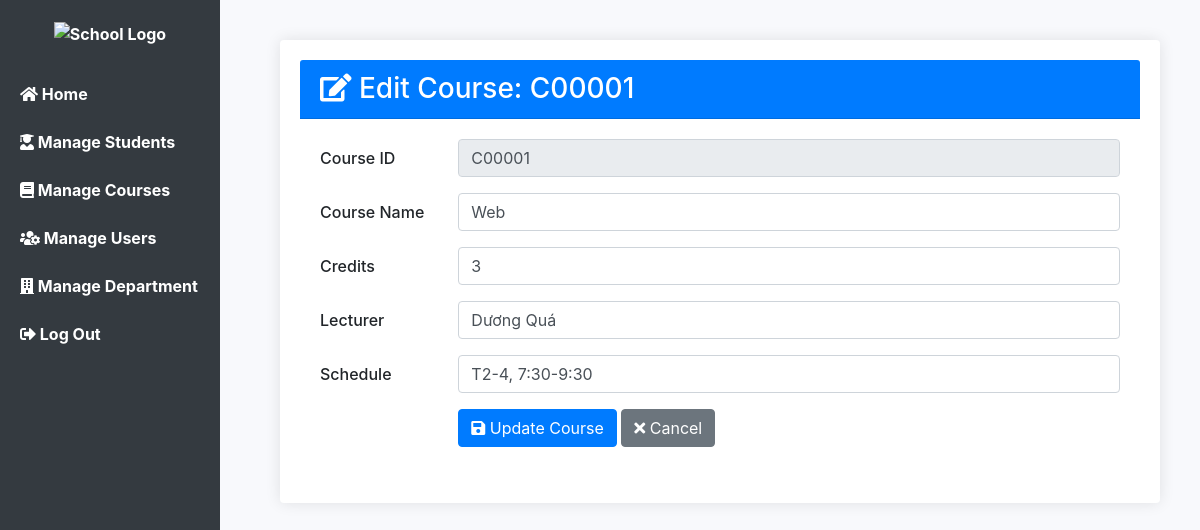
Screenshot of /Midterm/edit_course.php?id=C00001 (signed in) with the database file from the repository.
### tables this page shows
CREATE TABLE `courses` (
  `course_id` varchar(20) NOT NULL,
  `course_name` varchar(100) NOT NULL,
  `credits` int(11) NOT NULL,
  `lecturer` varchar(100) DEFAULT NULL,
  `schedule` varchar(100) DEFAULT NULL,
  `created_at` timestamp NOT NULL DEFAULT current_timestamp()
);

### Midterm/edit_course.php (the view, shortened to what this page needs)
<?php
include 'db.php';
$course_id = $_GET['id'] ?? null;
$stmt = $conn->prepare("SELECT * FROM courses WHERE course_id = ?");
$stmt->bind_param("s", $course_id);
$stmt->execute();
$course = $stmt->get_result()->fetch_assoc();
?>
<!DOCTYPE html>
<html lang="en">
<head>
    <link href="https://stackpath.bootstrapcdn.com/bootstrap/4.5.2/css/bootstrap.min.css" rel="stylesheet">
    <link href="https://cdnjs.cloudflare.com/ajax/libs/font-awesome/5.15.4/css/all.min.css" rel="stylesheet">
</head>
<body>
<?php include 'sidebar.php'; ?>
<div class="content">
    <div class="card">
        <div class="card-header bg-primary text-white">
            <h3 class="mb-0"><i class="fas fa-edit"></i> Edit Course: <?= htmlspecialchars($course['course_id']) ?></h3>
        </div>
        <div class="card-body">
            <form method="POST">
                <div class="form-group row">
                    <label class="col-sm-2 col-form-label">Course ID</label>
                    <div class="col-sm-10">
                        <input type="text" class="form-control" value="<?= htmlspecialchars($course['course_id']) ?>" readonly>
                    </div>
                </div>
                <div class="form-group row">
                    <label class="col-sm-2 col-form-label">Course Name</label>
                    <div class="col-sm-10">
                        <input type="text" name="course_name" class="form-control"
                               value="<?= htmlspecialchars($course['course_name']) ?>" required>
                    </div>
                </div>
                <div class="form-group row">
                    <label class="col-sm-2 col-form-label">Credits</label>
                    <div class="col-sm-10">
                        <input type="number" name="credits" class="form-control" min="1"
                               value="<?= htmlspecialchars($course['credits']) ?>" required>
                    </div>
                </div>
                <div class="form-group row">
                    <label class="col-sm-2 col-form-label">Lecturer</label>
                    <div class="col-sm-10">
                        <input type="text" name="lecturer" class="form-control"
                               value="<?= htmlspecialchars($course['lecturer']) ?>">
                    </div>
                </div>
                <div class="form-group row">
                    <label class="col-sm-2 col-form-label">Schedule</label>
                    <div class="col-sm-10">
                        <input type="text" name="schedule" class="form-control"
                               value="<?= htmlspecialchars($course['schedule']) ?>"
                               placeholder="E.g: T2-4, 7:30-9:30">
                    </div>
                </div>
                <div class="form-group row">
                    <div class="col-sm-10 offset-sm-2">
                        <button type="submit" name="update_course" class="btn btn-primary">
                            <i class="fas fa-save"></i> Update Course
                        </button>
                        <a href="course.php" class="btn btn-secondary">
                            <i class="fas fa-times"></i> Cancel
                        </a>
                    </div>
                </div>
            </form>
        </div>
    </div>
</div>
</body>
</html>

### Midterm/edit_course.php (style rules this page uses)
body { background-color: #f8f9fc; }
.content { margin-left: 240px; padding: 40px; }
.card { border: none; box-shadow: 0 0 15px rgba(0,0,0,0.1); padding: 20px; }
.form-group label { font-weight: 500; }

### rows the page displays
courses: course_id "C00001", course_name "Web", credits "3", lecturer "Dương Quá", schedule "T2-4, 7:30-9:30"
